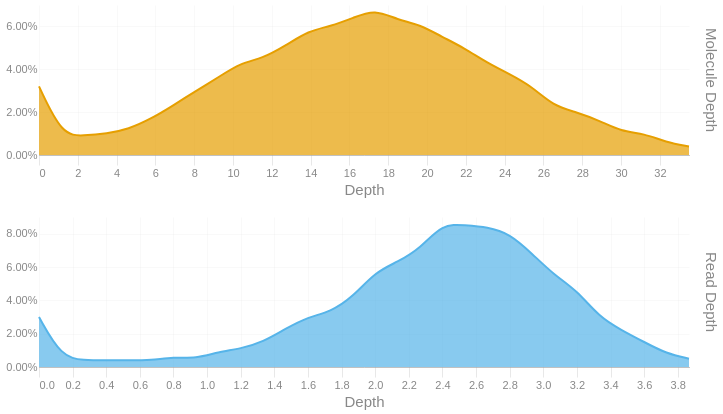

Here is the notebook cell this chart was saved with:
### Code cell
readdep = depth_hist(tb['Read Depth'], q99, 3)
readdep = readdep.with_columns(pl.lit('Read Depth').alias('Metric'))
if not SKIPLR:
    moldep = depth_hist(tb['Molecule Depth'], mol_q99, 1)
    moldep = moldep.with_columns(pl.lit('Molecule Depth').alias('Metric'))
    _hist = pl.concat([readdep, moldep])
    _hist = _hist.filter(pl.col('Proportion') != 0)
    with SafeRender(_hist):
        (
            alt.Chart(_hist)        
            .mark_area(interpolate = "basis")
            .encode(
                x=alt.X('Bin:Q').scale(domainMin=0).axis(alt.Axis(title='Depth')),
                y = alt.Y('Proportion:Q', title = None).axis(format = '.2%'),
                color = alt.Color('Metric:N').legend(None),
                row = alt.Row("Metric:N").header(title = None, labelOrient = 'right'),
                tooltip = [
                    alt.Tooltip("Metric:N", title = "Metric"),
                    alt.Tooltip('Interval:N', title = "Depth Interval"),
                    alt.Tooltip('Proportion:Q', title = "% Alignments").format('.2%')
                ]
            )
            .resolve_scale(x='independent', y='independent')
            .properties(
                height = 150, width = 650,
                usermeta={'embedOptions': {'downloadFileName': f'{samplename}.depth.hist'}}
            )
        ).display()
else:
    readdep = readdep.filter(pl.col('Proportion') != 0)
    with SafeRender(readdep):
        (
            alt.Chart(readdep)        
            .mark_area(interpolate = "basis")
            .encode(
                x=alt.X('Bin:Q').scale(domainMin=0).axis(alt.Axis(title='Depth')),
                y = alt.Y('Proportion:Q', title = None).axis(format = '.2%'),
                tooltip = [
                    alt.Tooltip('Interval:N', title = "Depth Interval"),
                    alt.Tooltip('Proportion:Q', title = "% Alignments").format('.2%')
                ]
            )
            .properties(
                usermeta={'embedOptions': {'downloadFileName': f'{samplename}.depth.hist'}}
            )
        ).display()

### Figure 1 — Vega-Lite specification as saved in the notebook (floating-point values rounded to 4 significant figures)
{"width": 650, "height": 150, "config": {"title": {"anchor": "start", "dy": -15, "fontSize": 18, "color": "#888888", "subtitleColor": "#888888", "subtitleFontSize": 14}, "arc": {"fill": "#0072B2"}, "axis": {"domainColor": "#888888", "domainWidth": 0.5, "gridWidth": 0.2, "grid": false, "titleFontWeight": 400, "titleFontSize": 15, "labelFontSize": 11, "labelColor": "#888888", "tickColor": "#888888", "tickWidth": 0.2, "titleColor": "#888888"}, "axisBand": {"grid": false}, "axisX": {"grid": true, "tickSize": 10, "domainCap": "round"}, "axisY": {"domain": false, "grid": true, "tickSize": 0, "domainCap": "round"}, "background": "transparent", "header": {"labelFontSize": 15, "labelColor": "#888888", "titleFontSize": 15, "titleFontWeight": 600, "titleColor": "#888888"}, "legend": {"labelFont": "sans-serif", "labelFontSize": 12, "labelColor": "#888888", "symbolSize": 100, "symbolType": "circle", "titleFontSize": 12, "titlePadding": 10, "titleColor": "#888888", "title": null}, "range": {"category": ["#E69F00", "#56B4E9", "#009E73", "#F0E442", "#0072B2", "#D55E00", "#CC79A7", "#000000"], "diverging": ["#cfe8f3", "#a2d4ec", "#73bfe2", "#46abdb", "#1696d2", "#12719e"]}, "area": {"fill": "#0072B2", "fillOpacity": 0.7, "line": true, "strokeOpacity": 0.7}, "line": {"color": "#0072B2", "stroke": "#0072B2", "strokeWidth": 2}, "trail": {"color": "#0072B2", "stroke": "#0072B2", "strokeWidth": 0, "size": 1}, "point": {"filled": true, "fillOpacity": 1.0, "size": 95}, "text": {"color": "#888888", "fontSize": 11, "align": "right", "fontWeight": 400, "size": 11}, "bar": {"fill": "#0072B2", "stroke": null}, "view": {"stroke": null, "continuousWidth": 660, "continuousHeight": 400}}, "data": {"name": "data-4564a525c9b0bb2fcd98a790dfa8d257"}, "mark": {"type": "area", "interpolate": "basis"}, "encoding": {"color": {"field": "Metric", "legend": null, "type": "nominal"}, "row": {"field": "Metric", "header": {"title": null, "labelOrient": "right"}, "type": "nominal"}, "tooltip": [{"field": "Metric", "title": "Metric", "type": "nominal"}, {"field": "Interval", "title": "Depth Interval", "type": "nominal"}, {"field": "Proportion", "format": ".2%", "title": "% Alignments", "type": "quantitative"}], "x": {"axis": {"title": "Depth"}, "field": "Bin", "scale": {"domainMin": 0}, "type": "quantitative"}, "y": {"axis": {"format": ".2%"}, "field": "Proportion", "title": null, "type": "quantitative"}}, "resolve": {"scale": {"x": "independent", "y": "independent"}}, "usermeta": {"embedOptions": {"downloadFileName": "S1_Musquodoboit_015.depth.hist"}}, "$schema": "https://vega.github.io/schema/vega-lite/v6.1.0.json", "datasets": {"data-4564a525c9b0bb2fcd98a790dfa8d257": [{"Bin": 0.0, "Interval": "0.0-0.133", "Proportion": 0.03, "Metric": "Read Depth"}, {"Bin": 0.133, "Interval": "0.133-0.267", "Proportion": 0.006, "Metric": "Read Depth"}, {"Bin": 0.267, "Interval": "0.267-0.4", "Proportion": 0.004, "Metric": "Read Depth"}, {"Bin": 0.4, "Interval": "0.4-0.533", "Proportion": 0.004, "Metric": "Read Depth"}, {"Bin": 0.533, "Interval": "0.533-0.667", "Proportion": 0.004, "Metric": "Read Depth"}, {"Bin": 0.667, "Interval": "0.667-0.8", "Proportion": 0.004, "Metric": "Read Depth"}, {"Bin": 0.8, "Interval": "0.8-0.933", "Proportion": 0.006, "Metric": "Read Depth"}, {"Bin": 0.933, "Interval": "0.933-1.067", "Proportion": 0.005, "Metric": "Read Depth"}, {"Bin": 1.067, "Interval": "1.067-1.2", "Proportion": 0.009, "Metric": "Read Depth"}, {"Bin": 1.2, "Interval": "1.2-1.333", "Proportion": 0.011, "Metric": "Read Depth"}, {"Bin": 1.333, "Interval": "1.333-1.467", "Proportion": 0.015, "Metric": "Read Depth"}, {"Bin": 1.467, "Interval": "1.467-1.6", "Proportion": 0.023, "Metric": "Read Depth"}, {"Bin": 1.6, "Interval": "1.6-1.733", "Proportion": 0.03, "Metric": "Read Depth"}, {"Bin": 1.733, "Interval": "1.733-1.867", "Proportion": 0.033, "Metric": "Read Depth"}, {"Bin": 1.867, "Interval": "1.867-2.0", "Proportion": 0.042, "Metric": "Read Depth"}, {"Bin": 2.0, "Interval": "2.0-2.133", "Proportion": 0.057, "Metric": "Read Depth"}, {"Bin": 2.133, "Interval": "2.133-2.267", "Proportion": 0.063, "Metric": "Read Depth"}, {"Bin": 2.267, "Interval": "2.267-2.4", "Proportion": 0.071, "Metric": "Read Depth"}, {"Bin": 2.4, "Interval": "2.4-2.533", "Proportion": 0.086, "Metric": "Read Depth"}, {"Bin": 2.533, "Interval": "2.533-2.667", "Proportion": 0.085, "Metric": "Read Depth"}, {"Bin": 2.667, "Interval": "2.667-2.8", "Proportion": 0.084, "Metric": "Read Depth"}, {"Bin": 2.8, "Interval": "2.8-2.933", "Proportion": 0.08, "Metric": "Read Depth"}, {"Bin": 2.933, "Interval": "2.933-3.067", "Proportion": 0.068, "Metric": "Read Depth"}, {"Bin": 3.067, "Interval": "3.067-3.2", "Proportion": 0.055, "Metric": "Read Depth"}, {"Bin": 3.2, "Interval": "3.2-3.333", "Proportion": 0.046, "Metric": "Read Depth"}, {"Bin": 3.333, "Interval": "3.333-3.467", "Proportion": 0.03, "Metric": "Read Depth"}, {"Bin": 3.467, "Interval": "3.467-3.6", "Proportion": 0.022, "Metric": "Read Depth"}, {"Bin": 3.6, "Interval": "3.6-3.733", "Proportion": 0.015, "Metric": "Read Depth"}, {"Bin": 3.733, "Interval": "3.733-3.867", "Proportion": 0.008, "Metric": "Read Depth"}, {"Bin": 3.867, "Interval": "3.867-4.0", "Proportion": 0.005, "Metric": "Read Depth"}, {"Bin": 0.0, "Interval": "0.0-1.2", "Proportion": 0.032, "Metric": "Molecule Depth"}, {"Bin": 1.2, "Interval": "1.2-2.3", "Proportion": 0.009, "Metric": "Molecule Depth"}, {"Bin": 2.3, "Interval": "2.3-3.5", "Proportion": 0.009, "Metric": "Molecule Depth"}, {"Bin": 3.5, "Interval": "3.5-4.6", "Proportion": 0.01, "Metric": "Molecule Depth"}, {"Bin": 4.6, "Interval": "4.6-5.8", "Proportion": 0.012, "Metric": "Molecule Depth"}, {"Bin": 5.8, "Interval": "5.8-6.9", "Proportion": 0.017, "Metric": "Molecule Depth"}, {"Bin": 6.9, "Interval": "6.9-8.1", "Proportion": 0.023, "Metric": "Molecule Depth"}, {"Bin": 8.1, "Interval": "8.1-9.2", "Proportion": 0.03, "Metric": "Molecule Depth"}, {"Bin": 9.2, "Interval": "9.2-10.4", "Proportion": 0.036, "Metric": "Molecule Depth"}, {"Bin": 10.4, "Interval": "10.4-11.5", "Proportion": 0.043, "Metric": "Molecule Depth"}, {"Bin": 11.5, "Interval": "11.5-12.7", "Proportion": 0.045, "Metric": "Molecule Depth"}, {"Bin": 12.7, "Interval": "12.7-13.9", "Proportion": 0.051, "Metric": "Molecule Depth"}, {"Bin": 13.9, "Interval": "13.9-15.0", "Proportion": 0.058, "Metric": "Molecule Depth"}, {"Bin": 15.0, "Interval": "15.0-16.2", "Proportion": 0.06, "Metric": "Molecule Depth"}, {"Bin": 16.2, "Interval": "16.2-17.3", "Proportion": 0.064, "Metric": "Molecule Depth"}, {"Bin": 17.3, "Interval": "17.3-18.5", "Proportion": 0.068, "Metric": "Molecule Depth"}, {"Bin": 18.5, "Interval": "18.5-19.6", "Proportion": 0.063, "Metric": "Molecule Depth"}, {"Bin": 19.6, "Interval": "19.6-20.8", "Proportion": 0.061, "Metric": "Molecule Depth"}, {"Bin": 20.8, "Interval": "20.8-21.9", "Proportion": 0.055, "Metric": "Molecule Depth"}, {"Bin": 21.9, "Interval": "21.9-23.1", "Proportion": 0.05, "Metric": "Molecule Depth"}, {"Bin": 23.1, "Interval": "23.1-24.2", "Proportion": 0.043, "Metric": "Molecule Depth"}, {"Bin": 24.2, "Interval": "24.2-25.4", "Proportion": 0.038, "Metric": "Molecule Depth"}, {"Bin": 25.4, "Interval": "25.4-26.5", "Proportion": 0.032, "Metric": "Molecule Depth"}, {"Bin": 26.5, "Interval": "26.5-27.7", "Proportion": 0.023, "Metric": "Molecule Depth"}, {"Bin": 27.7, "Interval": "27.7-28.9", "Proportion": 0.02, "Metric": "Molecule Depth"}, {"Bin": 28.9, "Interval": "28.9-30.0", "Proportion": 0.016, "Metric": "Molecule Depth"}, {"Bin": 30.0, "Interval": "30.0-31.2", "Proportion": 0.011, "Metric": "Molecule Depth"}, {"Bin": 31.2, "Interval": "31.2-32.3", "Proportion": 0.01, "Metric": "Molecule Depth"}, {"Bin": 32.3, "Interval": "32.3-33.5", "Proportion": 0.006, "Metric": "Molecule Depth"}, {"Bin": 33.5, "Interval": "33.5-34.63", "Proportion": 0.004, "Metric": "Molecule Depth"}]}}
